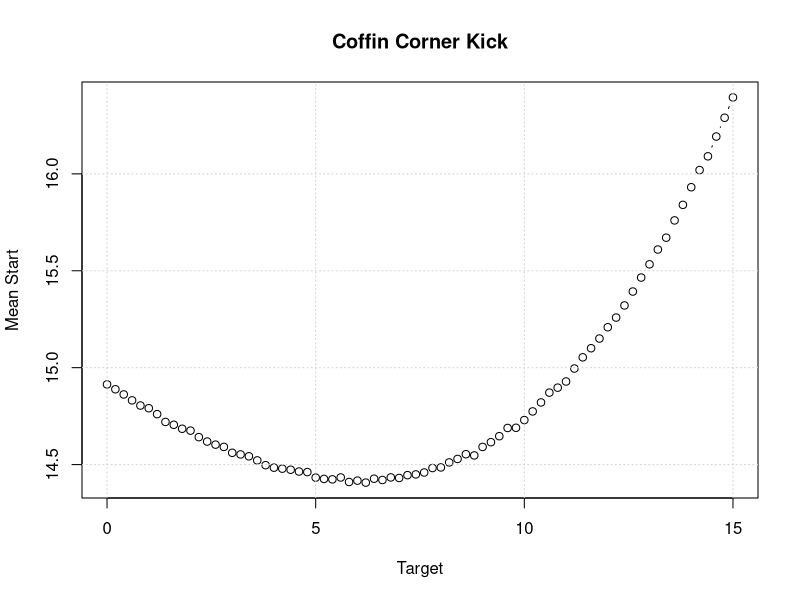

The R source for this figure:
## ---- chunk 1
knitr::opts_chunk$set(echo = TRUE)
## ---- chunk 2
num_kicks=1000000       # Number of kicks at each target yardline
kasd=7.5*pi/180         # Kick angle standard deviation in radians
width=80/3              # Width of half-field: kicker to the sideline

acrit=atan(width/50)    # Critical kick angle.  If the kick angle is less than
                        # this value it will go into the end-zone.

set.seed(123)           # reproducibility

yardlist=seq(0,15,0.2)  # Kick target yardlines
x=c()                   # Mean response

for (target in yardlist) {
    theta = atan(width/(50-target))
    ka=rnorm(num_kicks,theta,kasd)
    y=ifelse(ka<acrit,20,50-width/tan(ka))
    x=c(x,mean(y))
}
plot(yardlist,x,type='b',xlab="Target",ylab="Mean Start",main="Coffin Corner Kick")
grid()
## ---- chunk 3
print(paste0("Optimal starting yardline = ",min(x)))
print(paste0("Optimal target yardline   = ",yardlist[which.min(x)]))
## ---- chunk 4
library(gmp)

is_palindrome = function(n) {
    s1=as.character(as.bigz(n))
    s2=paste0(rev(strsplit(s1,"")[[1]]),collapse="")
    if (s1==s2) {
        return(TRUE)
    }
    return(FALSE)
}

# Comment this out unless you really want to run it.
# It takes about 40 minutes to run!
if (FALSE) {
    t1=Sys.time()
    curr_target=0
    n=1
    num_palindromes=0
    while(1) {
        m=as.bigz(n)^2
        if (nchar(as.character(m))%%2 == 0) {
            if (nchar(as.character(m)) != curr_target) {
                curr_target=nchar(as.character(m))
                print(paste0("Searching num digits = ",curr_target))
            }
            if (is_palindrome(m)) {
                print(n)
                print(paste0("Time = ",Sys.time()-t1))
                num_palindromes=num_palindromes+1
                if (num_palindromes==3) {
                    break
                }
            }
        }
        n=n+1
    }
} else {
    print("No output produced since run-time is ~ 40 minutes")
}
